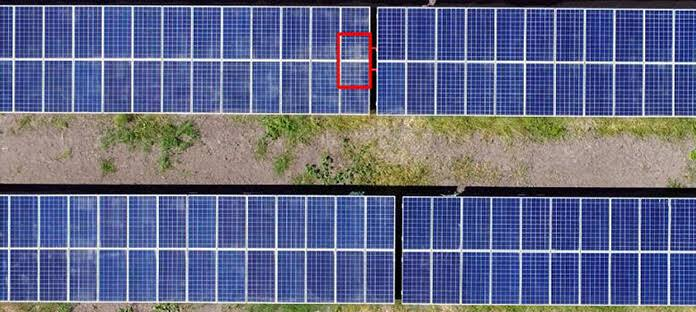
#> input picture images/solar01.jpeg, 696 x 312 px, found by its file name
$ python KM_test.py
#> lines starting #> are read from the running program, lines starting #| are printed output that depends on the picture
import cv2
import numpy as np
from sklearn.cluster import KMeans
from sklearn.neighbors import NearestNeighbors

def build_histogram(descriptor_list, cluster_alg):
    histogram = np.zeros(len(cluster_alg.cluster_centers_))
    cluster_result =  cluster_alg.predict(descriptor_list)
    for i in cluster_result:
        histogram[i] += 1.0
    return histogram

def features(image, sift):
   keypoints, descriptors = sift.detectAndCompute(image, None)
   return keypoints, descriptors

caminho = '/home/medeiros/images/solar01.jpeg'
caminho2 = '/home/medeiros/images/solar02.jpeg'

image = cv2.imread(caminho)
#> image is the input picture: shape (312, 696, 3); mean B, G, R 135.4, 104.3, 98.5
image2 = cv2.imread(caminho2)
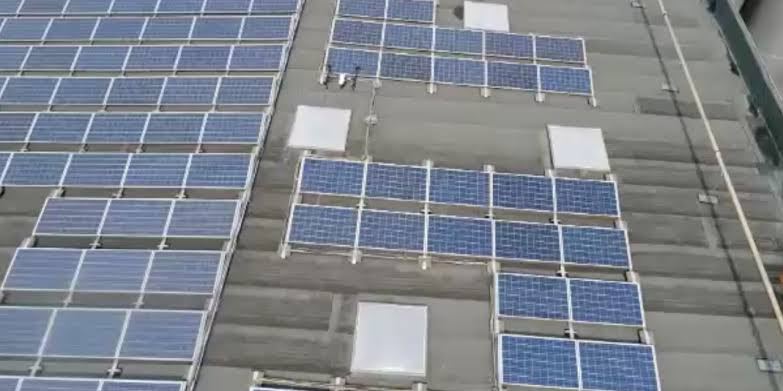
#> input picture images/solar02.jpeg, 783 x 391 px, found by its file name
#> image2 is the input picture: shape (391, 783, 3); mean B, G, R 140.4, 131.8, 126

gray = cv2.imread(caminho, cv2.IMREAD_GRAYSCALE)
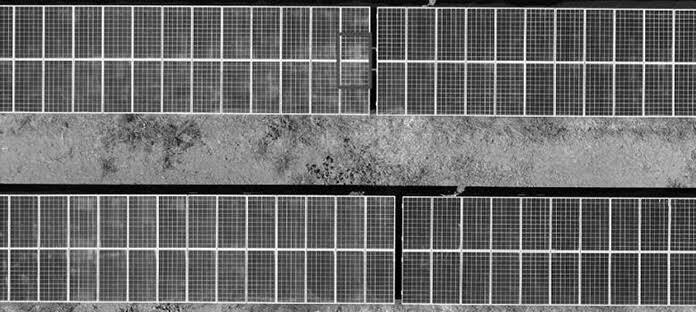
#> gray: shape (312, 696); min 0, max 255, mean 106.1
gray2 = cv2.imread(caminho2, cv2.IMREAD_GRAYSCALE)
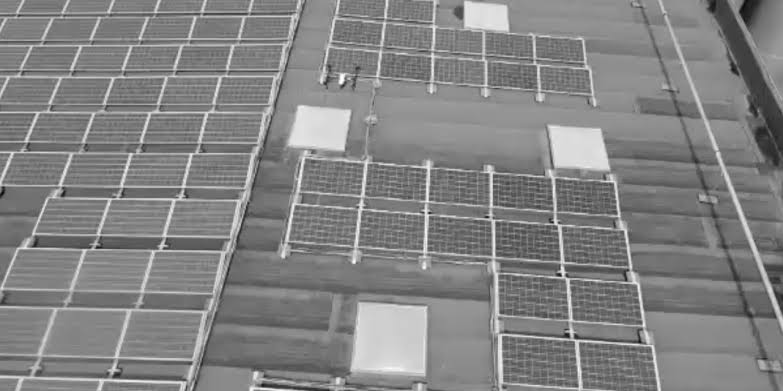
#> gray2: shape (391, 783); min 9, max 255, mean 131.1

sift = cv2.xfeatures2d.SIFT_create()

keypoints, sift = sift.detectAndCompute(image, None)
#> keypoints = 9650 keypoints; strongest (x, y, size): (378, 61, 2.4), (404, 250, 2.6), (646, 60, 2), (14, 6, 2.3)

print ('Number of keypoints Detected: ', len(keypoints))
#| Number of keypoints Detected:  9650

image = cv2.drawKeypoints(image, keypoints, None, flags=cv2.DRAW_MATCHES_FLAGS_DRAW_RICH_KEYPOINTS)
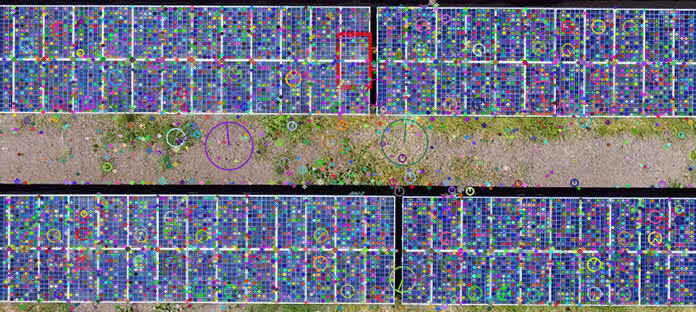
#> image: shape (312, 696, 3); mean B, G, R 132.1, 114.4, 112

kmeans = KMeans(n_clusters = 800)
kmeans.fit(sift)

print ('KMeans PASSED!')

#preprocessed_image = []
if (sift is not None):
    histogram = build_histogram(sift, kmeans)
#> in build_histogram, `cluster_result =  cluster_alg.predict(descriptor_list)`: cluster_result = 9650 values, max 799 at index 4366, min 0 at index 5296, mean 333.4
#> the loop in build_histogram, `for i in cluster_result:` made 9650 passes
#> i on passes 1 to 3: 224, 88, 113
#> after the loop in build_histogram, `for i in cluster_result:`: histogram = 800 values, max 134 at index 479, min 1 at index 87, mean 12.06
    #preprocessed_image.append(histogram)

print ('Preprocessed PASSED!')


# [6 lines of commented-out code are left out]
neighbor = NearestNeighbors(n_neighbors = 20)
#> (the run stopped early here; a loop or call above may not have finished)
